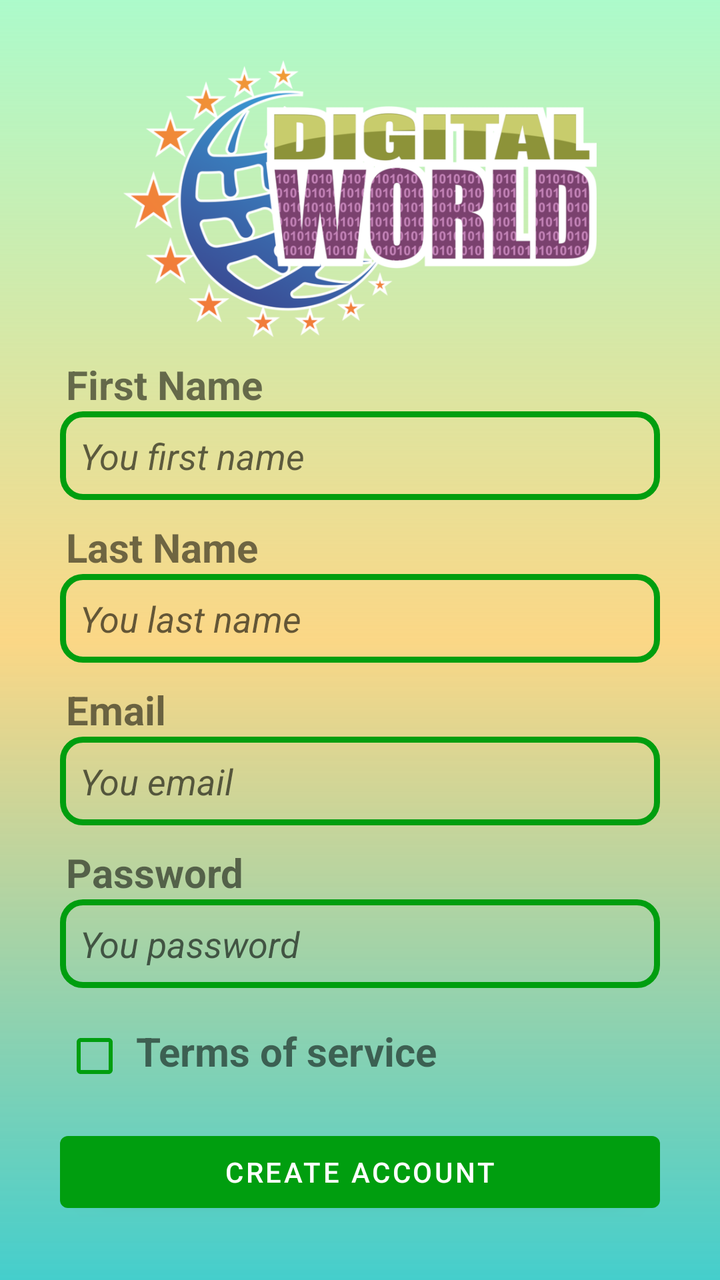
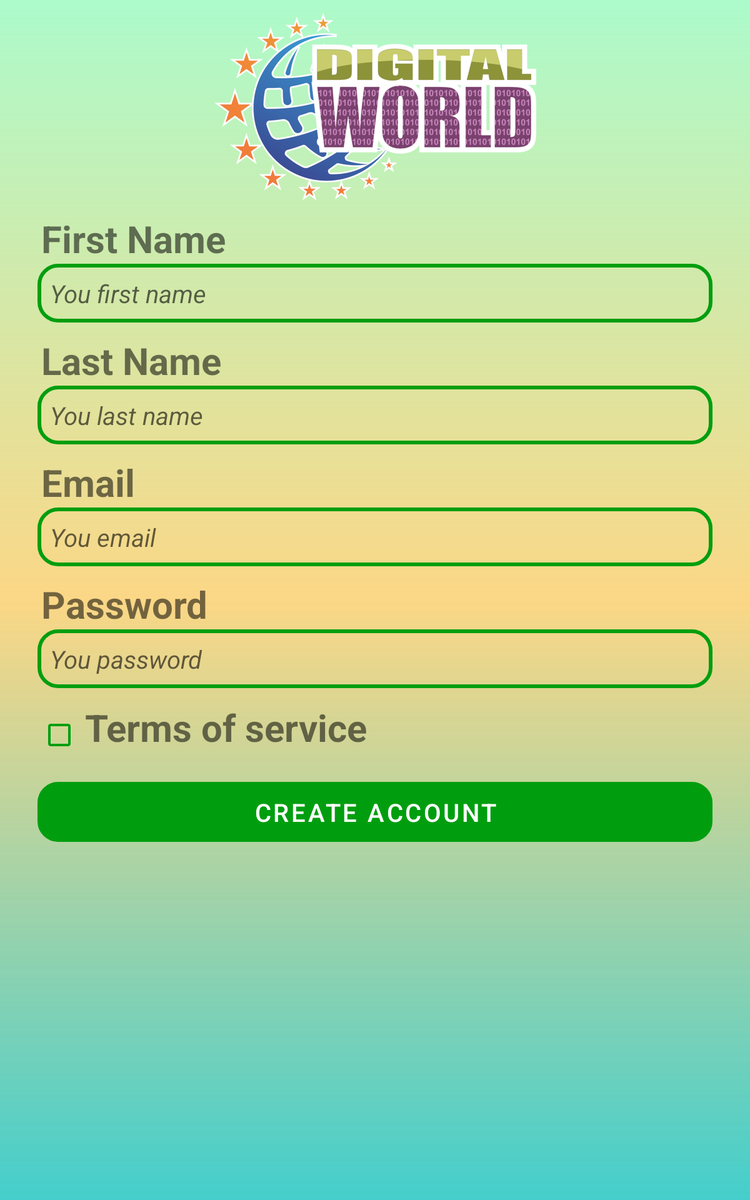

The same Android screen from two of the app's own layout files: first res/layout/ as a phone draws it, then the repository's variant for another configuration, drawn on a device whose configuration selects that folder. Both files follow.
<!-- AndroidManifest.xml: application theme Theme.DigitalWorld -->
<!-- res/layout/activity_sign_up.xml -->
<?xml version="1.0" encoding="utf-8"?>
<LinearLayout
    xmlns:android="http://schemas.android.com/apk/res/android"
    xmlns:app="http://schemas.android.com/apk/res-auto"
    xmlns:tools="http://schemas.android.com/tools"
    android:layout_width="match_parent"
    android:layout_height="match_parent"
    android:orientation="vertical"
    android:background="@drawable/gradient"
    tools:context=".SignUpActivity">

    <LinearLayout
        android:layout_width="match_parent"
        android:layout_height="match_parent"
        android:orientation="vertical"
        android:layout_margin="30dp">

        <ImageView
            android:layout_width="match_parent"
            android:layout_height="wrap_content"
            android:layout_weight="1"
            android:src="@drawable/digital_world"/>

        <TextView
            android:layout_width="match_parent"
            android:layout_height="wrap_content"
            android:text="@string/txt_first_name"
            android:layout_marginTop="10dp"
            style="@style/MyTextView"/>

        <EditText
            android:id="@+id/edt_first_name"
            android:layout_width="match_parent"
            android:layout_height="wrap_content"
            android:layout_marginBottom="10dp"
            android:inputType="textPersonName"
            android:hint="@string/etxt_first_name"
            style="@style/MyEditText" />

        <TextView
            android:layout_width="match_parent"
            android:layout_height="wrap_content"
            android:text="@string/txt_last_name"
            style="@style/MyTextView"/>

        <EditText
            android:id="@+id/edt_last_name"
            android:layout_width="match_parent"
            android:layout_height="wrap_content"
            android:layout_marginBottom="10dp"
            android:inputType="textPersonName"
            android:hint="@string/etxt_last_name"
            style="@style/MyEditText" />

        <TextView
            android:layout_width="match_parent"
            android:layout_height="wrap_content"
            android:text="@string/txt_email"
            style="@style/MyTextView"/>

        <EditText
            android:id="@+id/edt_email_sign_up"
            android:layout_width="match_parent"
            android:layout_height="wrap_content"
            android:layout_marginBottom="10dp"
            android:inputType="textEmailAddress"
            android:hint="@string/etxt_email"
            style="@style/MyEditText" />

        <TextView
            android:layout_width="match_parent"
            android:layout_height="wrap_content"
            android:text="@string/txt_password"
            style="@style/MyTextView"/>

        <EditText
            android:id="@+id/edt_password_sign_up"
            android:layout_width="match_parent"
            android:layout_height="wrap_content"
            android:layout_marginBottom="10dp"
            android:inputType="textPassword"
            android:hint="@string/etxt_password_sign_up"
            style="@style/MyEditText" />

        <LinearLayout
            android:layout_width="match_parent"
            android:layout_height="wrap_content"
            android:orientation="horizontal" >

            <CheckBox
                android:id="@+id/chb_terms"
                android:layout_width="35dp"
                android:layout_height="wrap_content"
                android:buttonTint="#009E0F" />

            <TextView
                android:id="@+id/textView_terms"
                android:layout_width="match_parent"
                android:layout_height="wrap_content"
                style="@style/MyTextView"
                android:text="@string/txt_terms" />

        </LinearLayout>

        <Button
            android:id="@+id/btn_user_registration"
            android:layout_width="match_parent"
            android:layout_height="wrap_content"
            android:layout_marginTop="10dp"
            android:text="@string/txt_user_registration"/>


    </LinearLayout>

</LinearLayout>
<!-- resources referenced by this layout -->
<resources>
  <!-- drawable digital_world: png bitmap (drawable, 31202 bytes) -->
  <!-- drawable gradient (drawable) -->
  <?xml version="1.0" encoding="utf-8"?>
  <shape
      xmlns:android="http://schemas.android.com/apk/res/android"
      android:shape="rectangle">
  
      <gradient
          android:type="linear"
          android:startColor="#6936F480"
          android:centerColor="#FBD786"
          android:endColor="#C20ABFBC"
          android:angle="270"
          />
  
  </shape>
  <string name="etxt_email">You email</string>
  <string name="etxt_first_name">You first name</string>
  <string name="etxt_last_name">You last name</string>
  <string name="etxt_password_sign_up">You password</string>
  <string name="txt_email">Email</string>
  <string name="txt_first_name">First Name</string>
  <string name="txt_last_name">Last Name</string>
  <string name="txt_password">Password</string>
  <string name="txt_terms">Terms of service</string>
  <string name="txt_user_registration">Create Account</string>
  <style name="MyEditText" parent="@android:style/Widget.EditText">
          <item name="android:background">@drawable/campo_redondeado</item>
          <item name="android:padding">10dp</item>
          <item name="android:textStyle">italic</item>
          <item name="android:color">@color/color3</item>
      </style>
  <style name="MyTextView" parent="@android:style/Widget.TextView">
          <item name="android:textSize">20dp</item>
          <item name="android:layout_marginLeft">3dp</item>
          <item name="android:textStyle">bold</item>
          <item name="android:color">@color/color3</item>
      </style>
  <style name="Theme.DigitalWorld" parent="Theme.MaterialComponents.DayNight.NoActionBar">
          
          <item name="colorPrimary">@color/color1</item>
          <item name="colorPrimaryVariant">@color/color2</item>
          <item name="colorOnPrimary">@color/white</item>
          
          <item name="colorSecondary">@color/color3</item>
          <item name="colorSecondaryVariant">@color/teal_700</item>
          <item name="colorOnSecondary">@color/white</item>
          
          <item name="android:statusBarColor" tools:targetApi="l">?attr/colorPrimaryVariant</item>
          
      </style>
  <!-- drawable campo_redondeado (drawable) -->
  <?xml version="1.0" encoding="utf-8"?>
  <shape
      xmlns:android="http://schemas.android.com/apk/res/android"
      android:shape="rectangle">
  
      <stroke android:width="3dp"
          android:color="@color/color1"/>
  
      <padding android:left="1dp"
          android:top="1dp"
          android:right="1dp"
          android:bottom="1dp"/>
  
      <corners android:radius="30px"/>
  </shape>
  <color name="color3">#20124d</color>
  <color name="color1">#009e0f</color>
  <color name="color2">#135B16</color>
  <color name="white">#FFFFFFFF</color>
  <color name="teal_700">#FF018786</color>
</resources>
<!-- res/layout-sw600dp/activity_sign_up.xml (the repository's variant of the layout above) -->
<!-- drawn on a 7-inch tablet held upright -->
<?xml version="1.0" encoding="utf-8"?>
<LinearLayout
    xmlns:android="http://schemas.android.com/apk/res/android"
    xmlns:app="http://schemas.android.com/apk/res-auto"
    xmlns:tools="http://schemas.android.com/tools"
    android:layout_width="match_parent"
    android:layout_height="match_parent"
    android:orientation="vertical"
    android:background="@drawable/gradient"
    tools:context=".SignUpActivity">

    <ScrollView
        android:layout_width="match_parent"
        android:layout_height="match_parent" >

        <LinearLayout
            android:layout_width="match_parent"
            android:layout_height="match_parent"
            android:orientation="vertical"
            android:layout_marginHorizontal="30dp">

            <ImageView
                android:layout_width="match_parent"
                android:layout_height="wrap_content"
                android:layout_weight="1"
                android:src="@drawable/digital_world"
                android:layout_marginTop="10dp" />

            <TextView
                android:layout_width="match_parent"
                android:layout_height="wrap_content"
                android:text="@string/txt_first_name"
                android:layout_marginTop="10dp"
                style="@style/MyTextView"
                android:textSize="30dp"/>

            <EditText
                android:id="@+id/edt_first_name"
                android:layout_width="match_parent"
                android:layout_height="wrap_content"
                android:layout_marginBottom="10dp"
                android:inputType="textPersonName"
                android:hint="@string/etxt_first_name"
                style="@style/MyEditText"
                android:textSize="20dp"/>

            <TextView
                android:layout_width="match_parent"
                android:layout_height="wrap_content"
                android:text="@string/txt_last_name"
                style="@style/MyTextView"
                android:textSize="30dp"/>

            <EditText
                android:id="@+id/edt_last_name"
                android:layout_width="match_parent"
                android:layout_height="wrap_content"
                android:layout_marginBottom="10dp"
                android:inputType="textPersonName"
                android:hint="@string/etxt_last_name"
                style="@style/MyEditText"
                android:textSize="20dp"/>

            <TextView
                android:layout_width="match_parent"
                android:layout_height="wrap_content"
                android:text="@string/txt_email"
                style="@style/MyTextView"
                android:textSize="30dp"/>

            <EditText
                android:id="@+id/edt_email_sign_up"
                android:layout_width="match_parent"
                android:layout_height="wrap_content"
                android:layout_marginBottom="10dp"
                android:inputType="textEmailAddress"
                android:hint="@string/etxt_email"
                style="@style/MyEditText"
                android:textSize="20dp"/>

            <TextView
                android:layout_width="match_parent"
                android:layout_height="wrap_content"
                android:text="@string/txt_password"
                style="@style/MyTextView"
                android:textSize="30dp"/>

            <EditText
                android:id="@+id/edt_password_sign_up"
                android:layout_width="match_parent"
                android:layout_height="wrap_content"
                android:layout_marginBottom="10dp"
                android:inputType="textPassword"
                android:hint="@string/etxt_password_sign_up"
                style="@style/MyEditText"
                android:textSize="20dp"/>

            <LinearLayout
                android:layout_width="match_parent"
                android:layout_height="wrap_content"
                android:orientation="horizontal" >

                <CheckBox
                    android:id="@+id/chb_terms"
                    android:layout_width="35dp"
                    android:layout_height="55dp"
                    android:buttonTint="#009E0F" />

                <TextView
                    android:id="@+id/textView_terms"
                    android:layout_width="match_parent"
                    android:layout_height="wrap_content"
                    style="@style/MyTextView"
                    android:text="@string/txt_terms"
                    android:textSize="30dp"/>

            </LinearLayout>

            <Button
                android:id="@+id/btn_user_registration"
                android:layout_width="match_parent"
                android:layout_height="wrap_content"
                android:layout_marginTop="10dp"
                android:text="@string/txt_user_registration"
                android:textSize="20dp"
                android:background="@drawable/campo_redondeado" />

        </LinearLayout>

    </ScrollView>

</LinearLayout>
<!-- resources referenced by the variant -->
<!-- as a 7-inch tablet held upright resolves them -->
<resources>
  <!-- drawable campo_redondeado (drawable) -->
  <?xml version="1.0" encoding="utf-8"?>
  <shape
      xmlns:android="http://schemas.android.com/apk/res/android"
      android:shape="rectangle">
  
      <stroke android:width="3dp"
          android:color="@color/color1"/>
  
      <padding android:left="1dp"
          android:top="1dp"
          android:right="1dp"
          android:bottom="1dp"/>
  
      <corners android:radius="30px"/>
  </shape>
  <!-- drawable digital_world: png bitmap (drawable, 31202 bytes) -->
  <!-- drawable gradient (drawable) -->
  <?xml version="1.0" encoding="utf-8"?>
  <shape
      xmlns:android="http://schemas.android.com/apk/res/android"
      android:shape="rectangle">
  
      <gradient
          android:type="linear"
          android:startColor="#6936F480"
          android:centerColor="#FBD786"
          android:endColor="#C20ABFBC"
          android:angle="270"
          />
  
  </shape>
  <string name="etxt_email">You email</string>
  <string name="etxt_first_name">You first name</string>
  <string name="etxt_last_name">You last name</string>
  <string name="etxt_password_sign_up">You password</string>
  <string name="txt_email">Email</string>
  <string name="txt_first_name">First Name</string>
  <string name="txt_last_name">Last Name</string>
  <string name="txt_password">Password</string>
  <string name="txt_terms">Terms of service</string>
  <string name="txt_user_registration">Create Account</string>
  <style name="MyEditText" parent="@android:style/Widget.EditText">
          <item name="android:background">@drawable/campo_redondeado</item>
          <item name="android:padding">10dp</item>
          <item name="android:textStyle">italic</item>
          <item name="android:color">@color/color3</item>
      </style>
  <style name="MyTextView" parent="@android:style/Widget.TextView">
          <item name="android:textSize">20dp</item>
          <item name="android:layout_marginLeft">3dp</item>
          <item name="android:textStyle">bold</item>
          <item name="android:color">@color/color3</item>
      </style>
  <style name="Theme.DigitalWorld" parent="Theme.MaterialComponents.DayNight.NoActionBar">
          
          <item name="colorPrimary">@color/color1</item>
          <item name="colorPrimaryVariant">@color/color2</item>
          <item name="colorOnPrimary">@color/white</item>
          
          <item name="colorSecondary">@color/color3</item>
          <item name="colorSecondaryVariant">@color/teal_700</item>
          <item name="colorOnSecondary">@color/white</item>
          
          <item name="android:statusBarColor" tools:targetApi="l">?attr/colorPrimaryVariant</item>
          
      </style>
  <color name="color1">#009e0f</color>
  <color name="color3">#20124d</color>
  <color name="color2">#135B16</color>
  <color name="white">#FFFFFFFF</color>
  <color name="teal_700">#FF018786</color>
</resources>
